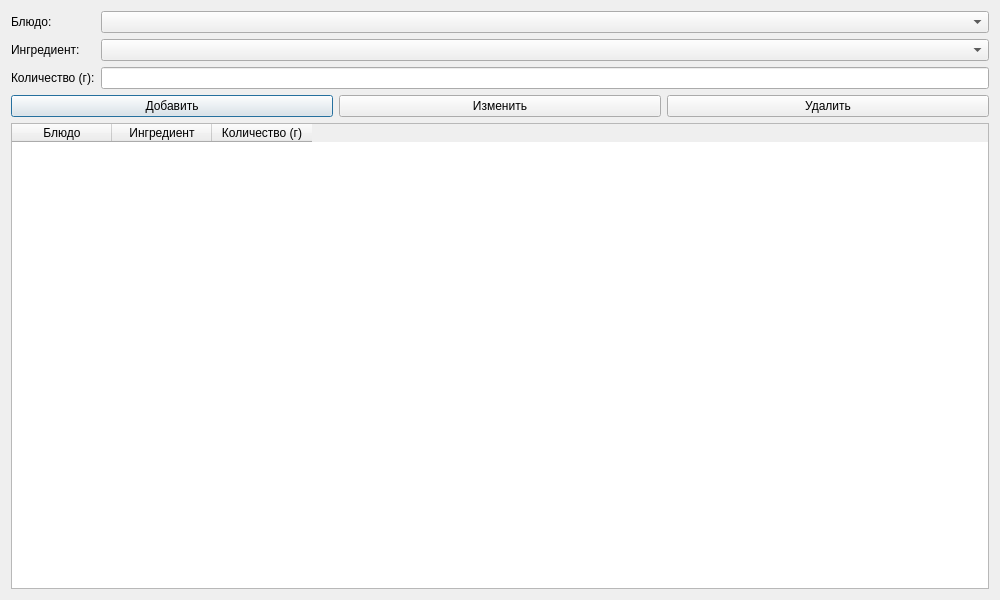
<?xml version="1.0" encoding="UTF-8"?>
<ui version="4.0">
 <class>RecipesPage</class>
 <widget class="QDialog" name="RecipesPage">
  <property name="geometry">
   <rect>
    <x>0</x>
    <y>0</y>
    <width>1000</width>
    <height>600</height>
   </rect>
  </property>
  <property name="windowTitle">
   <string>Рецепты</string>
  </property>
  <layout class="QVBoxLayout" name="verticalLayout">
   <item>
    <layout class="QGridLayout" name="gridLayout">
     <item row="0" column="0">
      <widget class="QLabel" name="label">
       <property name="text">
        <string>Блюдо:</string>
       </property>
      </widget>
     </item>
     <item row="0" column="1">
      <widget class="QComboBox" name="cb_dish"/>
     </item>
     <item row="1" column="0">
      <widget class="QLabel" name="label_2">
       <property name="text">
        <string>Ингредиент:</string>
       </property>
      </widget>
     </item>
     <item row="1" column="1">
      <widget class="QComboBox" name="cb_ingredient"/>
     </item>
     <item row="2" column="0">
      <widget class="QLabel" name="label_3">
       <property name="text">
        <string>Количество (г):</string>
       </property>
      </widget>
     </item>
     <item row="2" column="1">
      <widget class="QLineEdit" name="le_quantity"/>
     </item>
    </layout>
   </item>
   <item>
    <layout class="QHBoxLayout" name="horizontalLayout">
     <item>
      <widget class="QPushButton" name="btn_add">
       <property name="text">
        <string>Добавить</string>
       </property>
      </widget>
     </item>
     <item>
      <widget class="QPushButton" name="btn_edit">
       <property name="text">
        <string>Изменить</string>
       </property>
      </widget>
     </item>
     <item>
      <widget class="QPushButton" name="btn_delete">
       <property name="text">
        <string>Удалить</string>
       </property>
      </widget>
     </item>
    </layout>
   </item>
   <item>
    <widget class="QTableWidget" name="tableWidget">
     <column>
      <property name="text">
       <string>Блюдо</string>
      </property>
     </column>
     <column>
      <property name="text">
       <string>Ингредиент</string>
      </property>
     </column>
     <column>
      <property name="text">
       <string>Количество (г)</string>
      </property>
     </column>
    </widget>
   </item>
  </layout>
 </widget>
 <resources/>
 <connections/>
</ui>
